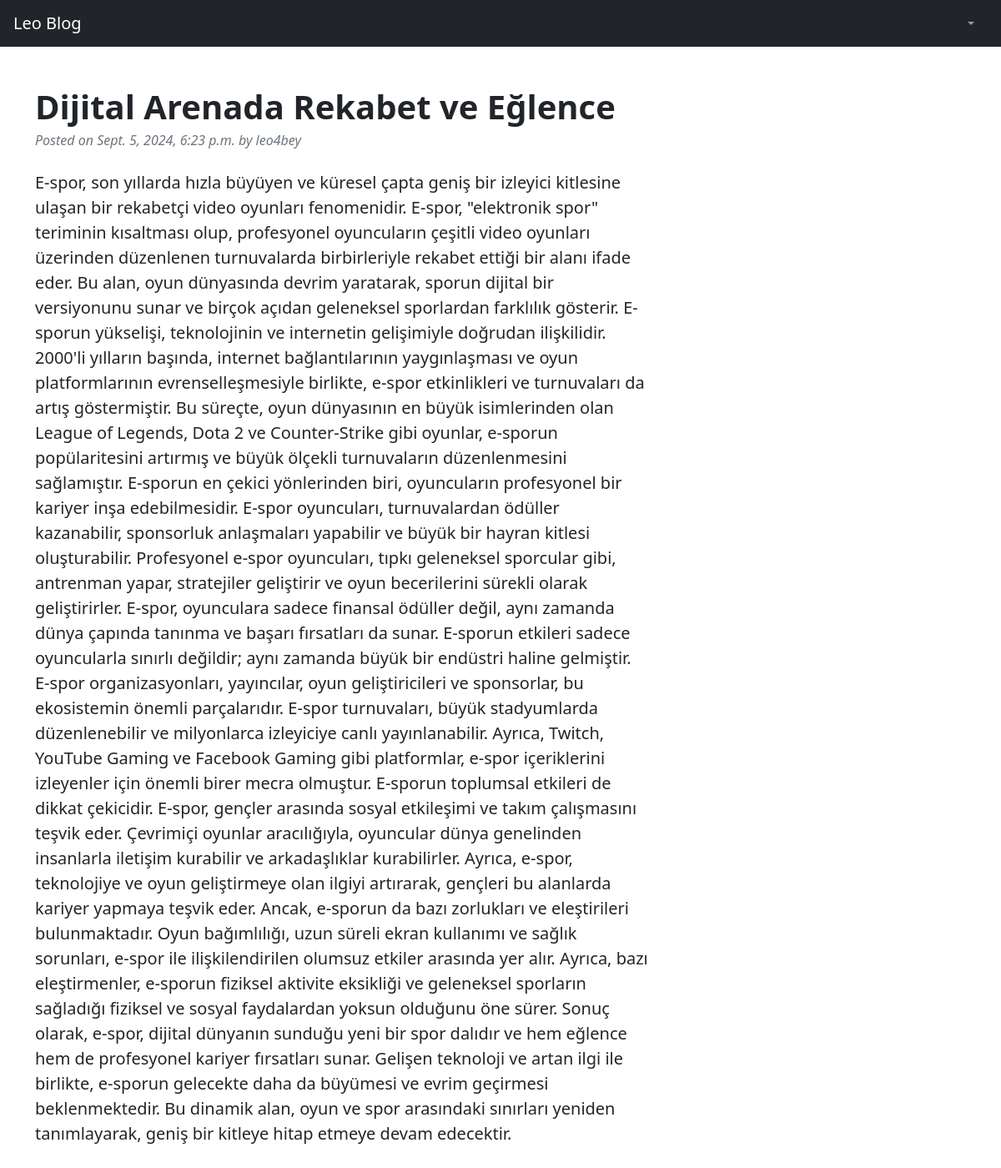
The page /blogs/leo4bey/15 on the database its author committed.
### leo_blog_app/models.py (models this page shows, shortened)
class Blog(models.Model):
    title = models.CharField(max_length=200)
    content = models.TextField()
    created_at = models.DateTimeField(auto_now_add=True)
    owner = models.ForeignKey(User, on_delete=models.CASCADE)

### leo_blog_app/views.py (the view)
# urls.py: path('blogs/<str:user_name>/<int:blog_id>', views.blog_detail, name='blogdetail'),
def blog_detail(request, user_name, blog_id):
    blogs = Blog.objects.get(id=blog_id)
    return render(request, "blog_detail.html", {'blogs': blogs})

### leo_blog_app/templates/blog_detail.html (shortened to what this page needs)
{% load static %}
<!DOCTYPE html>
<html lang="en">
    <head>
        <link href="{% static 'assets/favicon.ico' %}" rel="stylesheet" />
        <link href="{% static 'css/blog_detail.css' %}" rel="stylesheet" />
    </head>
    <body>
        <nav class="sb-topnav navbar navbar-expand navbar-dark bg-dark">
            <a class="navbar-brand ps-3" href="{% url 'home'%}">Leo Blog</a>
            <ul class="navbar-nav ms-auto ms-md-0 me-3 me-lg-4">
                <li class="nav-item dropdown">
                    <a class="nav-link dropdown-toggle" id="navbarDropdown" href="#" role="button" data-bs-toggle="dropdown" aria-expanded="false"></a>
                </li>
            </ul>
        </nav>
        <div class="container mt-5">
            <div class="row">
                <div class="col-lg-8">
                    <article>
                        <header class="mb-4">
                            <h1 class="fw-bolder mb-1">{{ blogs.title }}</h1>
                            <div class="text-muted fst-italic mb-2">Posted on {{ blogs.created_at }} by {{ blogs.owner.username }}</div>
                        </header>
                        <section class="mb-5">
                            <p class="fs-5 mb-4">{{ blogs.content }}</p>
                        </section>
                    </article>
                            </div>
                        </div>
                </div>
    </body>
</html>

### rows shown on the page
Blog: title "Dijital Arenada Rekabet ve Eğlence", created_at "Sept. 5, 2024, 6:23 p.m.", owner.username "leo4bey", content "E-spor, son yıllarda hızla büyüyen ve küresel çapta geniş bir izleyici kitlesine ulaşan bir rekabetçi video oyunları fenomenidir. E-spor, \"elektronik spor\" teriminin kısaltması olup, profesyonel oyuncuların çeşitli video oyunları üzerinden düzenlenen turnuvalarda birbirleriyle rekabet ettiği bir alanı ifade eder. Bu alan, oyun dünyasında devrim yaratarak, sporun dijital bir versiyonunu sunar ve birçok açıdan geleneksel sporlardan farklılık gösterir. E-sporun yükselişi, teknolojinin ve internetin gelişimiyle doğrudan ilişkilidir. 2000'li yılların başında, internet bağlantılarının yaygınlaşması ve oyun platformlarının evrenselleşmesiyle birlikte, e-spor etkinlikleri ve turnuvaları da artış…"
